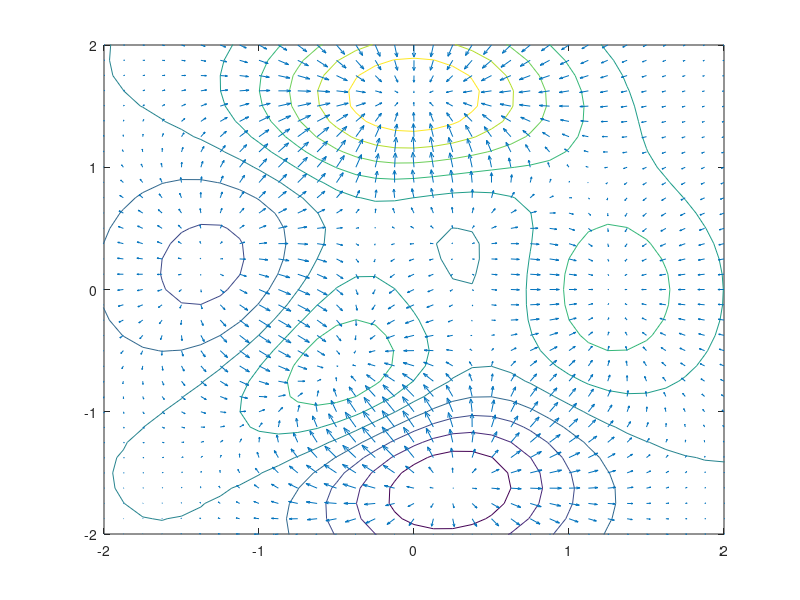

Recreate this plot in MATLAB.
% file quiver_tst.m

[X Y Z] = peaks;

contour(X, Y, Z);

[DX DY] = gradient(Z);

hold on;
quiver(X,Y,DX,DY);
axis([-2 2 -2 2]);
hold off;
